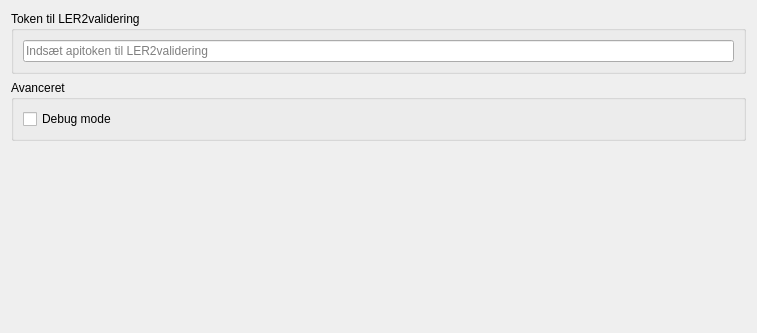
<?xml version="1.0" encoding="UTF-8"?>
<ui version="4.0">
 <class>ler2valideringConfigWidget</class>
 <widget class="QWidget" name="ler2valideringConfigWidget">
  <property name="geometry">
   <rect>
    <x>0</x>
    <y>0</y>
    <width>757</width>
    <height>333</height>
   </rect>
  </property>
  <property name="windowTitle">
   <string>LER2validering Indstillinger</string>
  </property>
  <layout class="QVBoxLayout" name="verticalLayout">
   <item>
    <widget class="QGroupBox" name="groupBox">
     <property name="title">
      <string>Token til LER2validering</string>
     </property>
     <layout class="QGridLayout" name="gridLayout_3">
      <item row="0" column="0">
       <widget class="QLineEdit" name="apitokenEdit">
        <property name="text">
         <string/>
        </property>
        <property name="placeholderText">
         <string>Indsæt apitoken til LER2validering</string>
        </property>
       </widget>
      </item>
     </layout>
    </widget>
   </item>
   <item>
    <widget class="QGroupBox" name="groupBox_2">
     <property name="title">
      <string>Avanceret</string>
     </property>
     <layout class="QGridLayout" name="gridLayout_4">
      <item row="0" column="0">
       <widget class="QCheckBox" name="debugCheckbox">
        <property name="text">
         <string>Debug mode</string>
        </property>
       </widget>
      </item>
     </layout>
    </widget>
   </item>
   <item>
    <spacer name="verticalSpacer">
     <property name="orientation">
      <enum>Qt::Vertical</enum>
     </property>
     <property name="sizeHint" stdset="0">
      <size>
       <width>20</width>
       <height>40</height>
      </size>
     </property>
    </spacer>
   </item>
  </layout>
 </widget>
 <resources/>
 <connections/>
</ui>
